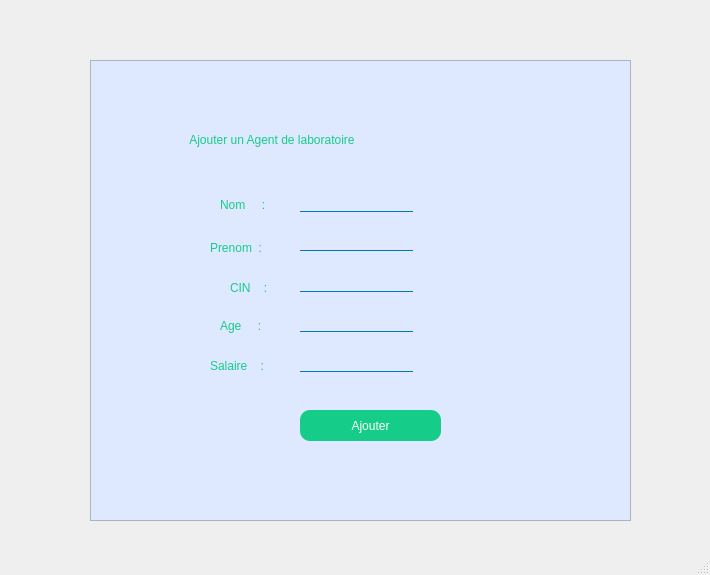
<?xml version="1.0" encoding="UTF-8"?>
<ui version="4.0">
 <class>Ajout_agent_de_labo</class>
 <widget class="QMainWindow" name="Ajout_agent_de_labo">
  <property name="geometry">
   <rect>
    <x>0</x>
    <y>0</y>
    <width>710</width>
    <height>575</height>
   </rect>
  </property>
  <property name="windowTitle">
   <string>MainWindow</string>
  </property>
  <property name="styleSheet">
   <string notr="true">QLineEdit {
background: transparent;
	border : none;
	color:rgb(22, 204, 137);
	border-bottom: 1px solid  rgb(0, 120, 180);
font: 11pt &quot;Century Gothic&quot;;
}
QLabel{
color:rgb(22, 204, 137);
font: 12pt &quot;Century Gothic&quot;;
}</string>
  </property>
  <widget class="QWidget" name="centralwidget">
   <widget class="QFrame" name="frame">
    <property name="geometry">
     <rect>
      <x>90</x>
      <y>60</y>
      <width>541</width>
      <height>461</height>
     </rect>
    </property>
    <property name="styleSheet">
     <string notr="true">background-color: rgb(222, 232, 255);</string>
    </property>
    <property name="frameShape">
     <enum>QFrame::StyledPanel</enum>
    </property>
    <property name="frameShadow">
     <enum>QFrame::Raised</enum>
    </property>
    <widget class="QLabel" name="label_11">
     <property name="geometry">
      <rect>
       <x>340</x>
       <y>296</y>
       <width>49</width>
       <height>20</height>
      </rect>
     </property>
     <property name="text">
      <string/>
     </property>
    </widget>
    <widget class="QLabel" name="label_9">
     <property name="geometry">
      <rect>
       <x>350</x>
       <y>215</y>
       <width>49</width>
       <height>21</height>
      </rect>
     </property>
     <property name="text">
      <string/>
     </property>
    </widget>
    <widget class="QLabel" name="label_5">
     <property name="geometry">
      <rect>
       <x>120</x>
       <y>290</y>
       <width>71</width>
       <height>31</height>
      </rect>
     </property>
     <property name="text">
      <string>Salaire    : </string>
     </property>
    </widget>
    <widget class="QLabel" name="label_3">
     <property name="geometry">
      <rect>
       <x>140</x>
       <y>220</y>
       <width>51</width>
       <height>16</height>
      </rect>
     </property>
     <property name="text">
      <string>CIN    : </string>
     </property>
    </widget>
    <widget class="QLabel" name="label_10">
     <property name="geometry">
      <rect>
       <x>340</x>
       <y>255</y>
       <width>49</width>
       <height>21</height>
      </rect>
     </property>
     <property name="text">
      <string/>
     </property>
    </widget>
    <widget class="QLineEdit" name="lineEdit_3">
     <property name="geometry">
      <rect>
       <x>210</x>
       <y>170</y>
       <width>113</width>
       <height>21</height>
      </rect>
     </property>
    </widget>
    <widget class="QLabel" name="label_8">
     <property name="geometry">
      <rect>
       <x>350</x>
       <y>176</y>
       <width>49</width>
       <height>20</height>
      </rect>
     </property>
     <property name="text">
      <string/>
     </property>
    </widget>
    <widget class="QLineEdit" name="lineEdit_2">
     <property name="geometry">
      <rect>
       <x>210</x>
       <y>130</y>
       <width>113</width>
       <height>22</height>
      </rect>
     </property>
    </widget>
    <widget class="QLabel" name="label_6">
     <property name="geometry">
      <rect>
       <x>350</x>
       <y>140</y>
       <width>49</width>
       <height>16</height>
      </rect>
     </property>
     <property name="text">
      <string/>
     </property>
    </widget>
    <widget class="QLineEdit" name="lineEdit_5">
     <property name="geometry">
      <rect>
       <x>210</x>
       <y>250</y>
       <width>113</width>
       <height>22</height>
      </rect>
     </property>
    </widget>
    <widget class="QPushButton" name="pushButton">
     <property name="geometry">
      <rect>
       <x>210</x>
       <y>350</y>
       <width>141</width>
       <height>31</height>
      </rect>
     </property>
     <property name="styleSheet">
      <string notr="true">font: 13pt &quot;Century Gothic&quot;;
color:white;
background-color: rgb(22, 204, 137);
;
border-radius:10px;
	</string>
     </property>
     <property name="text">
      <string>Ajouter</string>
     </property>
    </widget>
    <widget class="QLabel" name="label_12">
     <property name="geometry">
      <rect>
       <x>390</x>
       <y>160</y>
       <width>111</width>
       <height>111</height>
      </rect>
     </property>
     <property name="text">
      <string/>
     </property>
     <property name="pixmap">
      <pixmap>images/agent_labo-avatar.png</pixmap>
     </property>
     <property name="scaledContents">
      <bool>true</bool>
     </property>
    </widget>
    <widget class="QLabel" name="label_7">
     <property name="geometry">
      <rect>
       <x>60</x>
       <y>70</y>
       <width>381</width>
       <height>20</height>
      </rect>
     </property>
     <property name="styleSheet">
      <string notr="true">font: 14pt &quot;Century Schoolbook&quot;;</string>
     </property>
     <property name="text">
      <string>            Ajouter un Agent de laboratoire </string>
     </property>
    </widget>
    <widget class="QLabel" name="label_2">
     <property name="geometry">
      <rect>
       <x>120</x>
       <y>180</y>
       <width>81</width>
       <height>16</height>
      </rect>
     </property>
     <property name="text">
      <string>Prenom  :  </string>
     </property>
    </widget>
    <widget class="QLabel" name="label_4">
     <property name="geometry">
      <rect>
       <x>130</x>
       <y>255</y>
       <width>61</width>
       <height>21</height>
      </rect>
     </property>
     <property name="text">
      <string>Age     : </string>
     </property>
    </widget>
    <widget class="QLineEdit" name="lineEdit_6">
     <property name="geometry">
      <rect>
       <x>210</x>
       <y>290</y>
       <width>113</width>
       <height>22</height>
      </rect>
     </property>
    </widget>
    <widget class="QLabel" name="label">
     <property name="geometry">
      <rect>
       <x>130</x>
       <y>129</y>
       <width>71</width>
       <height>31</height>
      </rect>
     </property>
     <property name="text">
      <string>Nom     :</string>
     </property>
    </widget>
    <widget class="QLineEdit" name="lineEdit_4">
     <property name="geometry">
      <rect>
       <x>210</x>
       <y>210</y>
       <width>113</width>
       <height>22</height>
      </rect>
     </property>
    </widget>
   </widget>
   <widget class="QLabel" name="label_13">
    <property name="geometry">
     <rect>
      <x>-2</x>
      <y>-5</y>
      <width>731</width>
      <height>551</height>
     </rect>
    </property>
    <property name="text">
     <string/>
    </property>
    <property name="pixmap">
     <pixmap>images/agent_labo.jpg</pixmap>
    </property>
    <property name="scaledContents">
     <bool>true</bool>
    </property>
   </widget>
   <zorder>label_13</zorder>
   <zorder>frame</zorder>
  </widget>
  <widget class="QMenuBar" name="menubar">
   <property name="geometry">
    <rect>
     <x>0</x>
     <y>0</y>
     <width>710</width>
     <height>22</height>
    </rect>
   </property>
  </widget>
  <widget class="QStatusBar" name="statusbar"/>
 </widget>
 <resources/>
 <connections/>
</ui>
